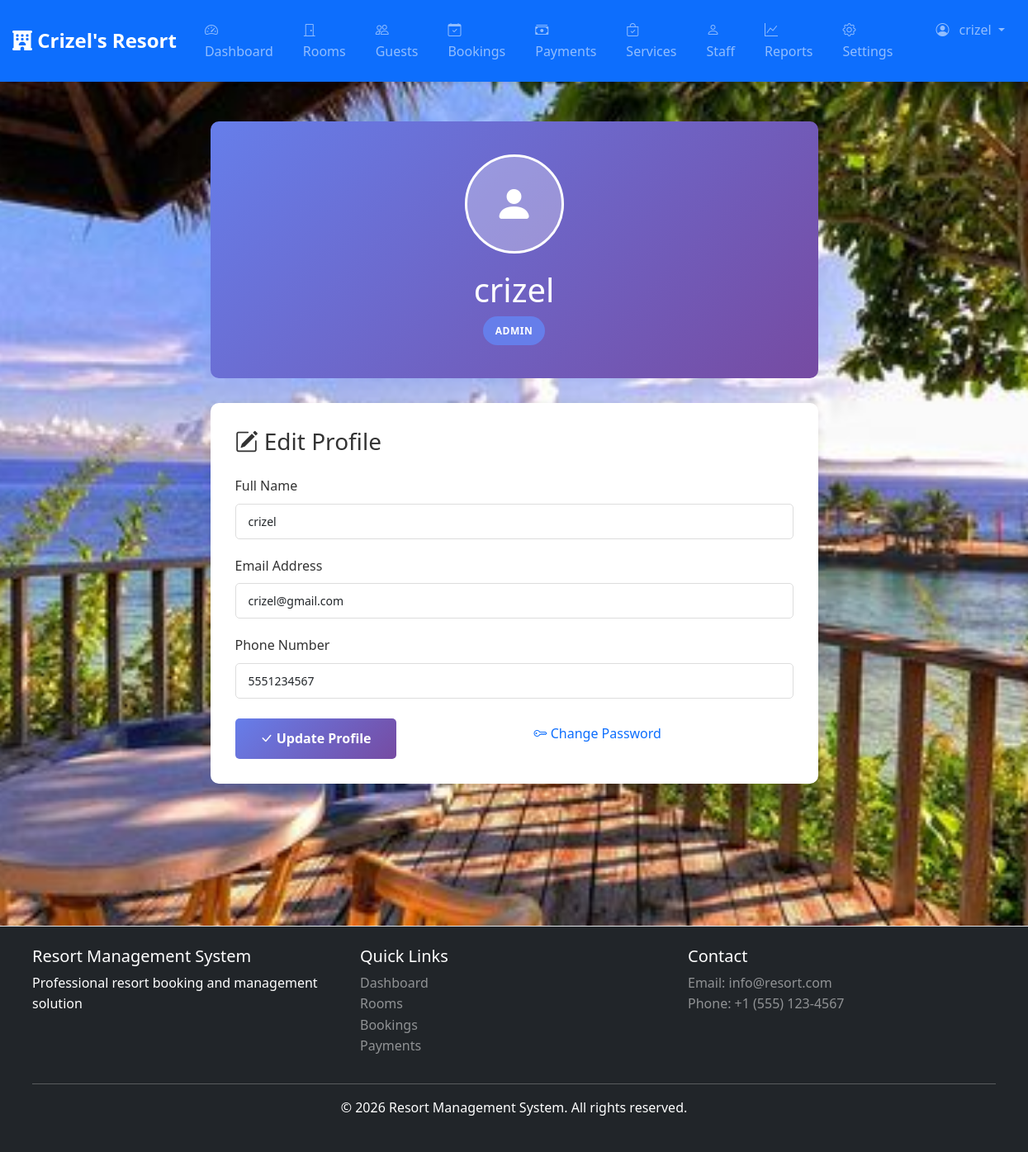
Screenshot of /profile.php (signed in) with the database file from the repository.
### tables this page shows
CREATE TABLE `users` (
  `id` int(11) NOT NULL,
  `name` varchar(100) NOT NULL,
  `email` varchar(100) NOT NULL,
  `password` varchar(255) NOT NULL,
  `role` enum('admin','staff','manager') DEFAULT 'staff',
  `phone` varchar(20) DEFAULT NULL,
  `created_at` timestamp NOT NULL DEFAULT current_timestamp(),
  `updated_at` timestamp NOT NULL DEFAULT current_timestamp() ON UPDATE current_timestamp(),
  `status` enum('active','inactive') DEFAULT 'active'
);

### profile.php (the view, shortened to what this page needs)
<?php
require_once 'config/db.php';
$user_id = $_SESSION['user_id'];
$query = "SELECT * FROM users WHERE id = ? LIMIT 1";
$stmt = $conn->prepare($query);
$stmt->bind_param("i", $user_id);
$stmt->execute();
$result = $stmt->get_result();
$user = $result->fetch_assoc();
?>
<!DOCTYPE html>
<html lang="en">
<head>
    <link href="https://cdn.jsdelivr.net/npm/bootstrap@5.3.0/dist/css/bootstrap.min.css" rel="stylesheet">
    <link rel="stylesheet" href="https://cdnjs.cloudflare.com/ajax/libs/font-awesome/6.4.0/css/all.min.css">
    <link rel="stylesheet" href="https://cdn.jsdelivr.net/npm/bootstrap-icons@1.7.2/font/bootstrap-icons.css">
    <link rel="stylesheet" href="css/style.css">
</head>
<body>
    <?php include 'views/header.php'; ?>
    <div class="container mt-4">
        <div class="row">
            <div class="col-lg-8 mx-auto">
                <div class="profile-header">
                    <div class="profile-avatar">
                        <i class="bi bi-person-fill"></i>
                    </div>
                    <h1><?php echo htmlspecialchars($user['name']); ?></h1>
                    <span class="role-badge"><?php echo htmlspecialchars($user['role']); ?></span>
                </div>
                <div class="profile-info">
                    <h3 class="mb-4"><i class="bi bi-pencil-square"></i> Edit Profile</h3>
                    <form method="POST">
                        <div class="form-group">
                            <label for="name">Full Name</label>
                            <input
                                type="text"
                                id="name"
                                name="name"
                                class="form-control"
                                value="<?php echo htmlspecialchars($user['name']); ?>"
                                required
                            >
                        </div>
                        <div class="form-group">
                            <label for="email">Email Address</label>
                            <input
                                type="email"
                                id="email"
                                name="email"
                                class="form-control"
                                value="<?php echo htmlspecialchars($user['email']); ?>"
                                required
                            >
                        </div>
                        <div class="form-group">
                            <label for="phone">Phone Number</label>
                            <input
                                type="tel"
                                id="phone"
                                name="phone"
                                class="form-control"
                                value="<?php echo htmlspecialchars($user['phone']); ?>"
                            >
                        </div>
                        <div class="row mt-4">
                            <div class="col-md-6">
                                <button type="submit" class="btn-update">
                                    <i class="bi bi-check-lg"></i> Update Profile
                                </button>
                            </div>
                            <div class="col-md-6">
                                <a href="change-password.php" class="btn btn-outline-primary">
                                    <i class="bi bi-key"></i> Change Password
                                </a>
                            </div>
                        </div>
                    </form>
                </div>
            </div>
        </div>
    </div>
    <div class="container-fluid p-4">
    </div>
    <?php include 'views/footer.php'; ?>
</body>
</html>

### css/style.css (style rules this page uses)
:root { --primary-color: #007bff; --secondary-color: #6c757d; --success-color: #28a745; --danger-color: #dc3545; --warning-color: #ffc107; --info-color: #17a2b8; }
* { margin: 0; padding: 0; box-sizing: border-box; }
body { font-family: 'Segoe UI', Tahoma, Geneva, Verdana, sans-serif; background-image: url('../resort.jpg'); background-attachment: fixed; background-size: cover; background-position: center; background-repeat: no-repeat; color: #333; line-height: 1.6; }
.btn { border-radius: 0.25rem; font-weight: 500; transition: all 0.3s ease; border: none; }
.form-control { border: 1px solid #dee2e6; border-radius: 0.25rem; transition: border-color 0.3s ease, box-shadow 0.3s ease; }
.container-fluid { padding: 0 15px; }
.mb-4 { margin-bottom: 1.5rem !important; }

### profile.php (style rules this page uses)
.profile-header { background: linear-gradient(135deg, #667eea 0%, #764ba2 100%); color: white; padding: 40px 20px; border-radius: 10px; margin-bottom: 30px; text-align: center; }
.profile-avatar { width: 120px; height: 120px; background-color: rgba(255, 255, 255, 0.3); border: 3px solid white; border-radius: 50%; display: flex; align-items: center; justify-content: center; font-size: 48px; margin: 0 auto 20px; }
.profile-info { background: white; border-radius: 10px; padding: 30px; box-shadow: 0 2px 10px rgba(0, 0, 0, 0.1); }
.role-badge { display: inline-block; padding: 8px 15px; background-color: #667eea; color: white; border-radius: 20px; font-size: 12px; font-weight: 600; text-transform: uppercase; letter-spacing: 0.5px; }
.form-group { margin-bottom: 20px; }
.form-group label { font-weight: 500; margin-bottom: 8px; color: #333; }
.form-group input { border: 1px solid #ddd; border-radius: 5px; padding: 10px 15px; font-size: 14px; }
.btn-update { background: linear-gradient(135deg, #667eea 0%, #764ba2 100%); border: none; color: white; padding: 12px 30px; border-radius: 5px; font-weight: 600; cursor: pointer; transition: transform 0.2s, box-shadow 0.2s; }

### rows the page displays
users: name "crizel", role "ADMIN", email "crizel@gmail.com", phone "5551234567"

### other values shown
$_SESSION['user_name'] "crizel"
